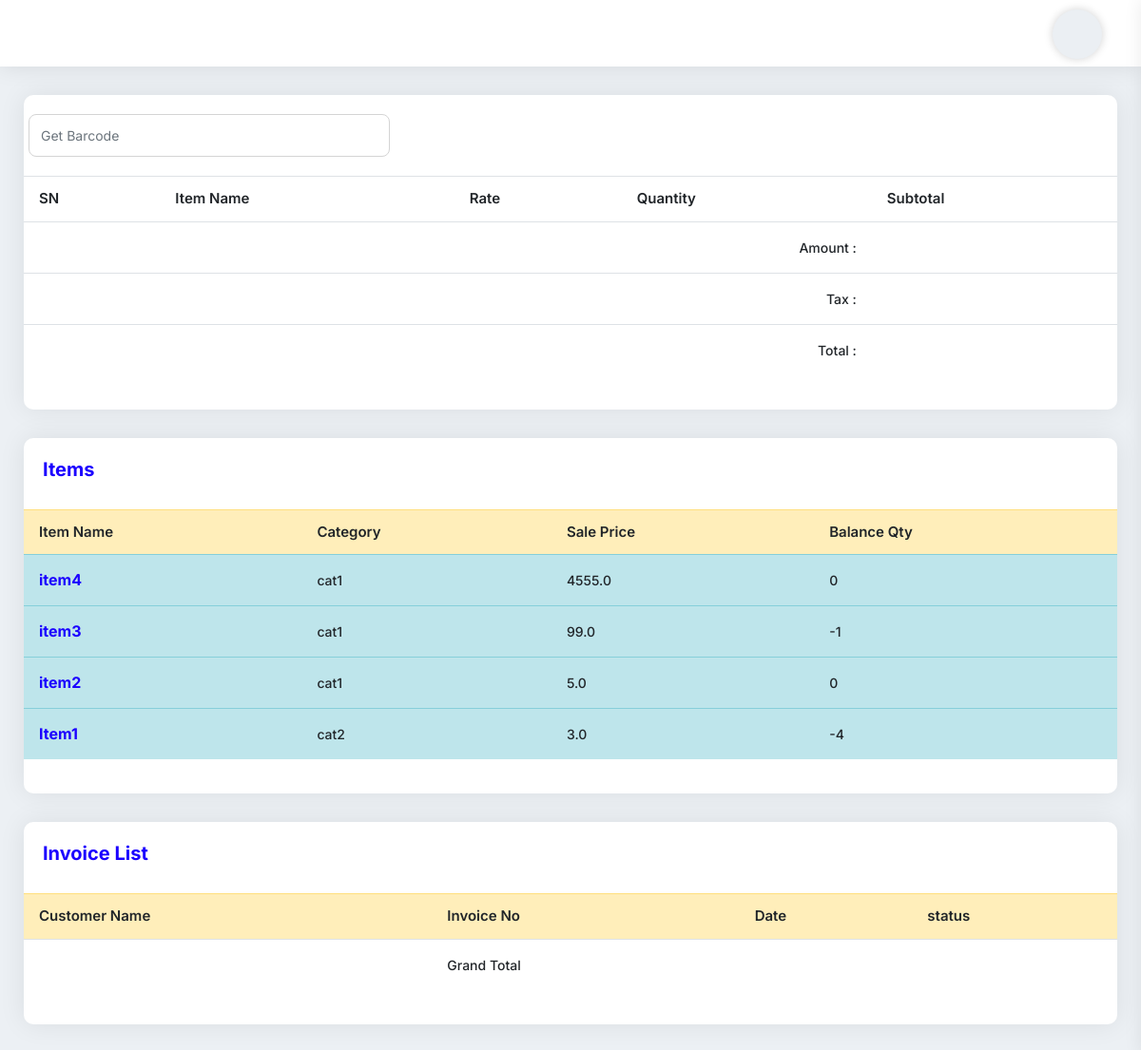
The app's page /mycart/ (signed in), older data.
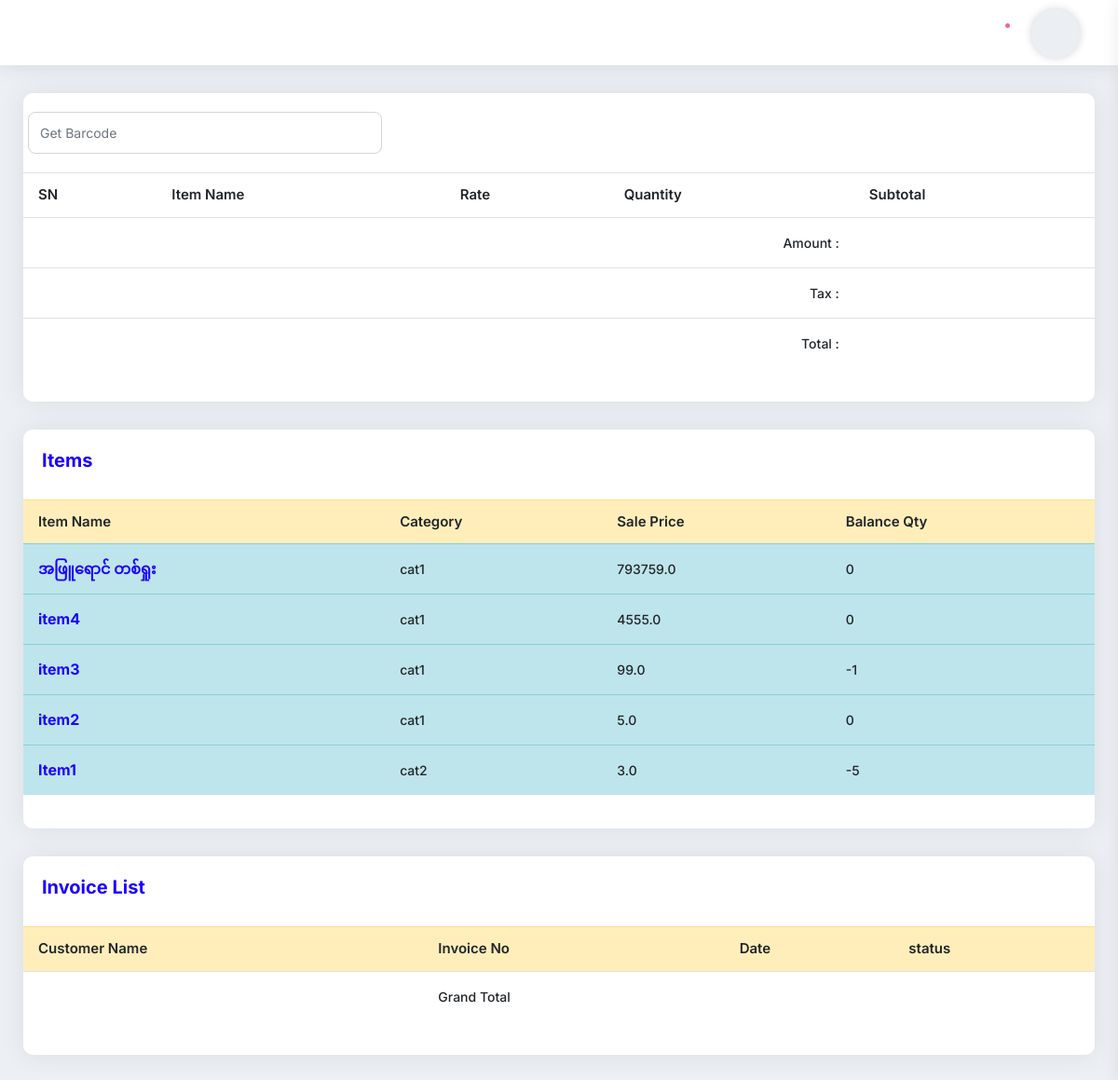
The same page, newer data.
### myapp/models.py (models this page shows, shortened)
class Items(models.Model):
    item_name = models.CharField(max_length=225)
    category = models.CharField(max_length=225)
    pruchase_price = models.FloatField(default=0.00)
    sell_price = models.FloatField(default=0.00)
    balance_qty = models.IntegerField(default=0)
    barcode_id = models.CharField(max_length=225,blank=True, null=True)
    photo = models.ImageField(upload_to='', blank=True, null=True)
    itm_description = models.CharField(max_length=225,blank=True, null=True)

### myapp/views.py (the view)
# urls.py: path('mycart/', MyCartView.as_view(), name='MyCartView'),
class MyCartView(UserRequiredMixin,TemplateView):
    template_name = 'mycartview.html'
    def get_context_data(self, **kwargs):
        context = super().get_context_data(**kwargs)
        cart_id = self.request.session.get('cart_id', None)
        if cart_id:
            cart = Cart.objects.get(id=cart_id)
        else:
            cart = None
        context['cart'] = cart
        context['product_list'] = Items.objects.all().order_by('-id')
        context['queryset'] = Order.objects.filter(created_at=datetime.date.today()).order_by('-id')
        context['ord'] = EcommerceOrder.objects.filter(orderstatus=1).order_by('-id')
        return context

### myapp/views.py (called while the page is built)
    def dispatch(self, request, *args, **kwargs):
        if request.user.is_authenticated:
            pass
        else:
            return redirect('myapp:UserLoginView')
        return super().dispatch(request, *args, **kwargs)

### templates/mycartview.html (shortened to what this page needs)
{% extends 'base.html' %}
{% block content %}
<div class="card-box mb-30">
    <div class="pd-20">
        <form action="{% url 'myapp:testbarcode' %}" method="post">{% csrf_token %}
            <div class="row">
                <input type="number" placeholder="Get Barcode" name="pid" class="form-control col-md-4">
            </div>
        </form>
    </div>
    <div class="pb-20">
        <table class="table stripe hover nowrap">
            <thead>
            <tr>
                <th>SN</th>
                <th>Item Name</th>
                <th>Rate</th>
                <th>Quantity</th>
                <th>Subtotal</th>
            </tr>
            </thead>
            <tbody>
            <tr>
                <td colspan="4" class="text-right">Amount :</td>
                <td>{{cart.total}}</td>
            </tr>
            <tr>
                <td colspan="4" class="text-right">Tax :</td>
                <td>{{cart.tax}}</td>
            </tr>
            <tr>
                <td colspan="4" class="text-right">Total :</td>
                <td>{{cart.super_total}}</td>
            </tr>
            </tbody>
        </table>
    </div>
</div>
<div class="card-box mb-30">
    <div class="pd-20">
        <h4 class="text-blue h4">Items
            <a href="{% url 'myapp:MyCartView' %}" class="text-info">
                <span class="micon bi bi-cart4"></span>
                <span class="micon bi bi-cart4"></span>
                <span class="micon bi bi-cart4"></span>
            </a>
        </h4>
    </div>
    <div class="pb-20">
        <table class="data-table table stripe hover nowrap">
            <thead>
            <tr class="table-warning">
                <th class="table-plus datatable-nosort">Item Name</th>
                <th>Category</th>
                <th>Sale Price</th>
                <th>Balance Qty</th>
            </tr>
            </thead>
            <tbody>
            {% for p in product_list %}
            <tr class="table-info">
                <td class="table-plus"><a href="{% url 'myapp:AddToCartView' p.id %}"><h6 class="text-blue">
                    {{p.item_name}}</h6></a></td>
                <td>{{p.category}}</td>
                <td>{{p.sell_price}}</td>
                <td>{{p.balance_qty}}</td>
            </tr>
            {% endfor %}
            </tbody>
        </table>
    </div>
</div>
<div class="card-box mb-30">
    <div class="pd-20">
        <h4 class="text-blue h4">Invoice List</h4>
    </div>
    <div class="pb-20">
        <table
                class="table hover data-table-export nowrap"
        >
            <thead>
            <tr class="table-warning">
                <th class="table-plus datatable-nosort">Customer Name</th>
                <th>Invoice No</th>
                <th>Date</th>
                <th>status</th>
            </tr>
            </thead>
            <tfoot>
            <tr>
                <td></td>
                <td>Grand Total</td>
                <td></td>
                <td></td>
            </tr>
            </tfoot>
        </table>
    </div>
</div>
{% endblock content %}

Row changes from the older to the newer data that the page shows:
added Items: item_name "အဖြူရောင် တစ်ရှုး", category "cat1", sell_price "793759.0", balance_qty "0"
changed Items "Item1": balance_qty "-4" → "-5"
